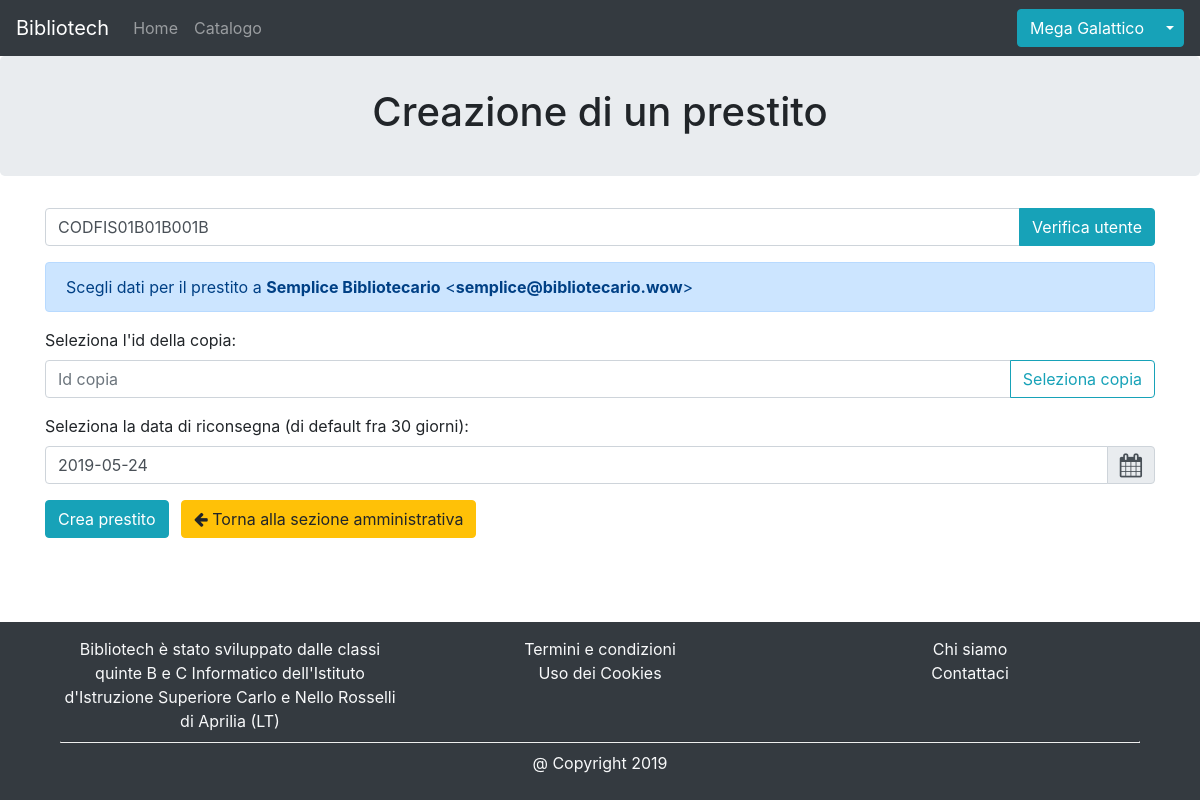
/pages/creazione-prestito.php?codiceFiscale=CODFIS01B01B001B (signed in), run on the app's committed database.
### tables this page shows
CREATE TABLE Utenti (
  CodFiscale CHAR(16) NOT NULL,
  Nome VARCHAR(45) NOT NULL,
  Cognome VARCHAR(45) NOT NULL,
  Email VARCHAR(45) NOT NULL,
  ViaPzz VARCHAR(45) NOT NULL,
  NumeroCivico SMALLINT NOT NULL,
  TelefonoCellulare VARCHAR(15) NULL,
  TelefonoFisso VARCHAR(15) NULL,
  Validato TINYINT NOT NULL,
  CodiceValidazione VARCHAR(45) NULL,
  DataValidazione DATE NULL,
  Sesso CHAR(1) NOT NULL,
  Password CHAR(32) NOT NULL,
  Citta INT NOT NULL,
  DataNascita DATE NOT NULL,
  Permessi TINYINT NOT NULL DEFAULT 3,
  PRIMARY KEY (CodFiscale),
  FOREIGN KEY (Citta) REFERENCES Citta(idCitta)
);

### pages/creazione-prestito.php (the view, shortened to what this page needs)
<!DOCTYPE html>
<html>
<head>
    <?php include_once "../php/imports.php"; ?>
    <link rel="stylesheet" href="https://cdnjs.cloudflare.com/ajax/libs/tempusdominus-bootstrap-4/5.0.0-alpha14/css/tempusdominus-bootstrap-4.min.css" />
</head>
<body class="wrapper">
    <?php include_once "../views/header.php"; ?>
    <div>
        <div class="jumbotron" style="padding: 2rem 2rem">
            <h1 class="display-5 text-center">Creazione di un prestito</h1>
        </div>
        <?php
        $fisc = '';
        function selezioneCodiceFiscale()
        {
            $conn = connettitiAlDb();
            $fisc = $_GET['codiceFiscale'];
            $ris = mysqli_query($conn, "SELECT Nome, Cognome, Email FROM Utenti WHERE CodFiscale = '$fisc'");
            if (mysqli_num_rows($ris) == 1) {
                $ris = mysqli_fetch_row($ris);
                $nome = $ris[0];
                $cognome = $ris[1];
                $email = $ris[2];
                return true;
            } else
                return false;
        }
        $stato_fisc = "";
        if (isset($_GET['codiceFiscale']))
            $stato_fisc = selezioneCodiceFiscale();
        ?>
        <div class="container">
            <form action="" method="GET">
                <div class="input-group mb-3">
                    <input type="text" class="form-control" placeholder="Codice fiscale" name="codiceFiscale" value="<?php echo $fisc ?>">
                    <div class="input-group-append">
                        <button class="btn btn-info" type="submit">Verifica utente</button>
                    </div>
                </div>
                <?php
                if ($fisc == '')
                    echo "<div class='alert alert-info'>
                        Seleziona un codice fiscale</div>";
                else if ($stato_fisc)
                    echo "<div class='alert alert-primary'>
                        Scegli dati per il prestito a <b>$nome $cognome</b> &lt;<b>$email</b>&gt;</div>";
                else
                    echo "<div class='alert alert-danger'>
                        Utente con codice fiscale \"<b>$fisc</b>\" non trovato</div>";
                $riconsegna =  date('Y-m-d', strtotime('+30 days', time()))
                ?>
            </form>
            <form action="" method="POST">
                <label for="idCopia">Seleziona l'id della copia:</label>
                <div class="input-group mb-3">
                    <input type="text" class="form-control" placeholder="Id copia" name="idCopia" id="idCopia">
                    <div class="input-group-append">
                        <a class="btn btn-outline-info" href="#" onclick="window.open('../popup-selezione-copie/catalogo.php?bibliotecario', 'Seleziona copia', 'width=600,height=400,status=yes,scrollbars=yes,resizable=yes')">Seleziona copia</a>
                    </div>
                </div>
                <label for="dataRiconsegna">Seleziona la data di riconsegna (di default fra 30 giorni):</label>
                <div class="form-group">
                    <div class="input-group date" id="datetimepicker" data-target-input="nearest">
                        <input type="text" class="form-control datetimepicker-input" id="dataRiconsegna" name="dataRiconsegna" data-target="#datetimepicker" value="<?php echo $riconsegna ?>" />
                        <div class="input-group-append" data-target="#datetimepicker" data-toggle="datetimepicker">
                            <div class="input-group-text">
                                <i class="fa fa-calendar" style="font-size:24px"></i>
                            </div>
                        </div>
                    </div>
                </div>
                <button type="submit" class="btn btn-info">Crea prestito</button>
                <a class="btn btn-warning ml-2 block" href="sezione-amministrativa.php"><i class="fa fa-arrow-left"></i> Torna alla sezione amministrativa</a>
                <br>
                <br>
            </form>
        </div>
    </div>
    <?php include_once "../views/footer.php"; ?>
</body>

### css/footer.css (style rules this page uses)
.wrapper { display: grid; grid-template-columns: 1fr; grid-template-rows: auto 1fr auto; min-height: 100%; width: 100%; margin: 0; }
html { height: 100%; }

### data on the page
utenti: Nome "Semplice", Cognome "Bibliotecario", Email "semplice@bibliotecario.wow"

### other printed values
$nome "Mega"
$cognome "Galattico"
